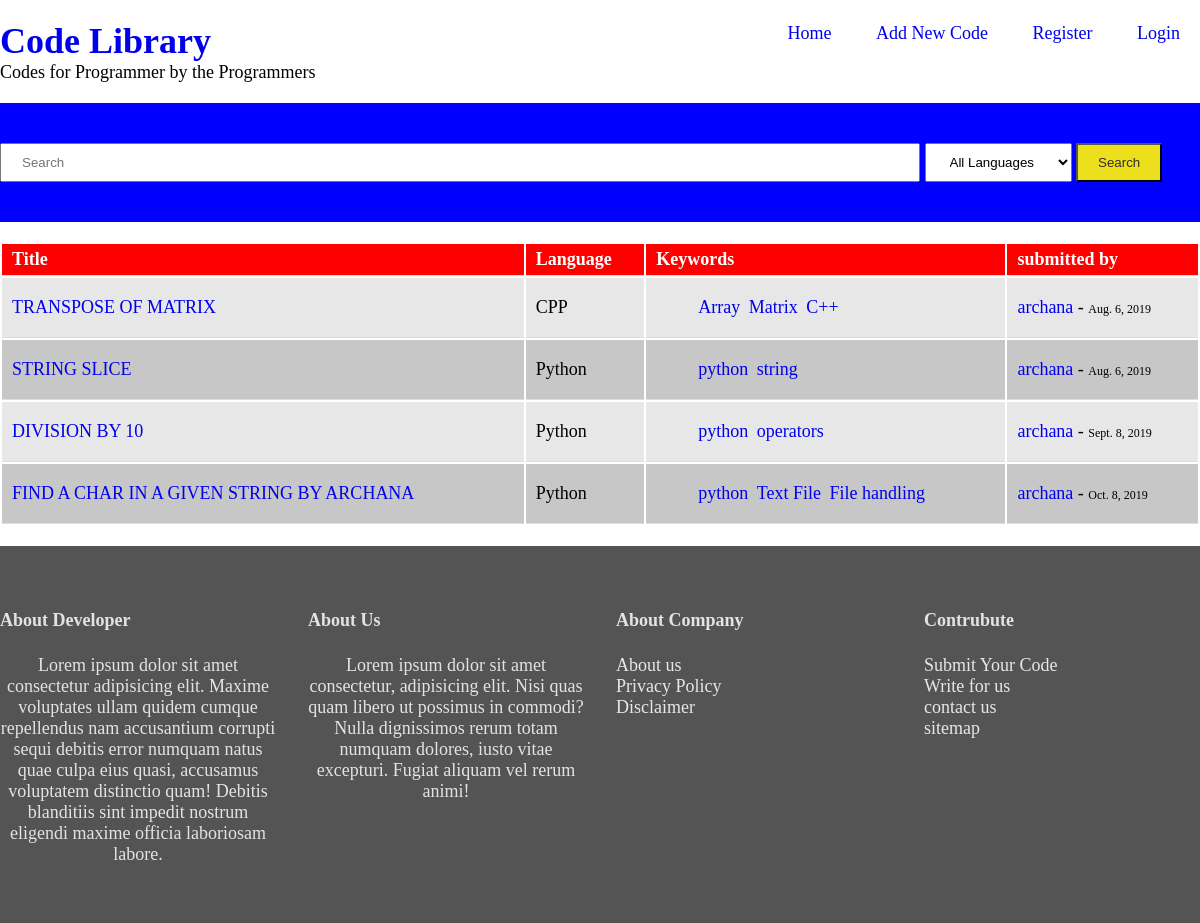
The page /user/2/ on the database its author committed.
### library/models.py (models this page shows, shortened)
class code(models.Model):
    STATUS = [('Dr', 'Draft'), ('Pub', 'Published')]
    language = models.ForeignKey('language', on_delete=models.CASCADE)
    title = models.CharField(max_length=250)
    code = models.TextField()
    keywords = TaggableManager()
    status = models.CharField(max_length=20, choices=STATUS, default='Dr')
    submitted_on = models.DateField(auto_now=True)
    updated_on = models.DateField(auto_now=False)
    author = models.ForeignKey(User, default=1, on_delete=models.CASCADE)

class language(models.Model):
    language = models.CharField(max_length=30)
    def __str__(self):
        return self.language

### library/views.py (the view)
# urls.py: path('user/<int:pk>/', authorView, name="authorList"),
def authorView(request, pk=None):
    posts = code.objects.all().filter(author_id__in=[pk])
    return render(request, 'library/home.html', {'posts': posts})

### library/templates/library/home.html (shortened to what this page needs)
{% extends 'library/base.html' %}
    {% block content %}
    <div style="overflow-x:auto;">
        <table>
            <tr>
                <th>Title</th>
                <th>Language</th>
                <th>Keywords</th>
                <th>submitted by</th>
            </tr>
            {% for post in posts %}
                <tr>
                    <td> <a href="{% url 'singlecode' post.id %}"> {{post.title|upper}} </td>
                    <td> {{post.language}} </td>
                    <td>
                        <ul class="tags">
                                {% for tag in post.keywords.all %}
                                    <li><a href ="{% url 'taglist' tag.slug %}">{{ tag.name }}</a></li>
                                {% endfor %}
                            </ul>
                        </td>
                    <td><a href="{% url 'authorList' post.author_id %}"> {{post.author}} </a> - <span style="font-size:12px;">{{post.updated_on}}</span> </td>
                </tr>
            {% endfor%}
        </table>
    </div>
{% endblock %}

### library/static/css/style.css (style rules this page uses)
body { margin: 0; padding: 0; font-size: 18px; height: 100vh; }
a { text-decoration: none; }
table { width: 100vw; max-width: 1300px; }
th, td { border-bottom: 1px solid #ddd; }
th { background: red; color: white; padding: 5px 10px; text-align: left; }
tr:nth-child(odd) { background: #c7c7c7; }
tr:nth-child(even) { background: #e7e7e7; }
td { padding: 1px 10px; margin: 0; text-align: left; }
.code li { padding: 10px 0; }
ul.tags { list-style-type: none; display: inline-block; }
ul.tags li { display: inline-block; padding: 0px 2px; }

### rows shown on the page
code: title "TRANSPOSE OF MATRIX", language "CPP", author "archana", updated_on "Aug. 6, 2019"
Tag: name "Array"
Tag: name "Matrix"
Tag: name "C++"
code: title "STRING SLICE", language "Python", author "archana", updated_on "Aug. 6, 2019"
Tag: name "python"
Tag: name "string"
code: title "DIVISION BY 10", language "Python", author "archana", updated_on "Sept. 8, 2019"
Tag: name "operators"
code: title "FIND A CHAR IN A GIVEN STRING BY ARCHANA", language "Python", author "archana", updated_on "Oct. 8, 2019"
Tag: name "Text File"
Tag: name "File handling"
